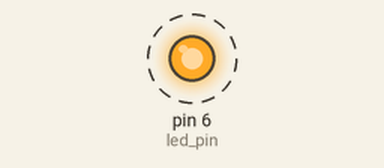
A sketch run on a simulated Arduino Uno, built with avr-gcc and run on an emulated ATmega328P. Parts: output pins drawn as LEDs (lit = HIGH). Dashed ring = blinking.

Above: at 0.2 s.
Timing chart, 0 to 3.0 s (numbered marks = the images above):
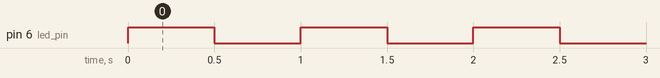

Measured:
- by itself, pin 6 (led_pin): alternates HIGH for 0.50 s and LOW for 0.50 s

The sketch:

clase_led.ino
```cpp
// Autor: matematicasdeinstituto
// Web  : https://github.com/matematicasdeinstituto/arduino

// Ideas nuevas:
//  1. Clases


#include "led.h"

// Conexiones
constexpr int led_pin = 6;


int main()
{
    init();

    LED led{led_pin};

    while (true){
        led.on();
        delay(500);
        led.off();
        delay(500);
    }
}
```

led.h
```cpp
#pragma once

#ifndef __LED_H__
#define __LED_H__

// Toda clase tiene mínimo 2 partes:
//  1. parte pública, a la que puede acceder cualquier función
//  2. parte privada, a la que solo pueden acceder funciones de la clase
//
// Toda clase tiene una interfaz y una implementación.
// Imagina que fabricas un coche:
//  * la interfaz del coche son las operaciones que puede hacer un conductor
//    con el coche. Ejemplo: puedes girar el volante a la derecha, a la
//    izquierda, cambiar marcha, pisar el acelerador, soltarlo, pisar el
//    freno...
//    Estas operaciones son públicas, cualquiera (que esté dentro del coche)
//    puede ejecutarlas.
//
//  * la implementación es cómo funciona internamente. Cuando yo piso el
//    acelerador de mi coche sé que acelera, pero no tengo ni idea de qué es
//    lo que hace internamente para acelerar. Esos detalles internos de cómo
//    funciona el coche es lo que llamamos su implementación y solo deben de
//    ser accesibles al ingeniero que diseñó el coche.
//    Esta es la parte privada.
//
// Una de las finalidades de las clases es desvincular el interfaz de la
// implementación, el desvincular la pregunta ¿qué puedo hacer con mi coche
// (mi clase)? (=interfaz) de la pregunta ¿cómo lo hace? (=implementación)
class LED{
public:	// parte pública
// constructor de la clase:
//	El constructor se llama en el momento en que se define un objeto de la
//	clase.
    LED(int pin0);  // le pasamos el pin al que conectamos el LED

    // encendemos el LED.  El 'const' que aparece al final indica que esta
    // función no modifica los datos de la clase
    void on() const; // enciende el LED (en lugar de on()
		     // puedes llamarlo enciende())
    void off() const; // apaga el LED

private: // parte privada
// Datos de la clase
    /*const*/ int pin;  // pin al que conectamos el LED
};


#endif
```

led.ino
```cpp
#include "led.h"

// Anotamos el pin al que está conectado el LED para no tener que volver
// a pasarlo como parámetro a las funciones, y definimos el pin como de
// salida.
LED::LED(int pin0)
{
    pin = pin0;

    pinMode(pin, OUTPUT);
}


void LED::on() const
{
    digitalWrite(pin, HIGH);
}

void LED::off() const
{
    digitalWrite(pin, LOW);
}
```
